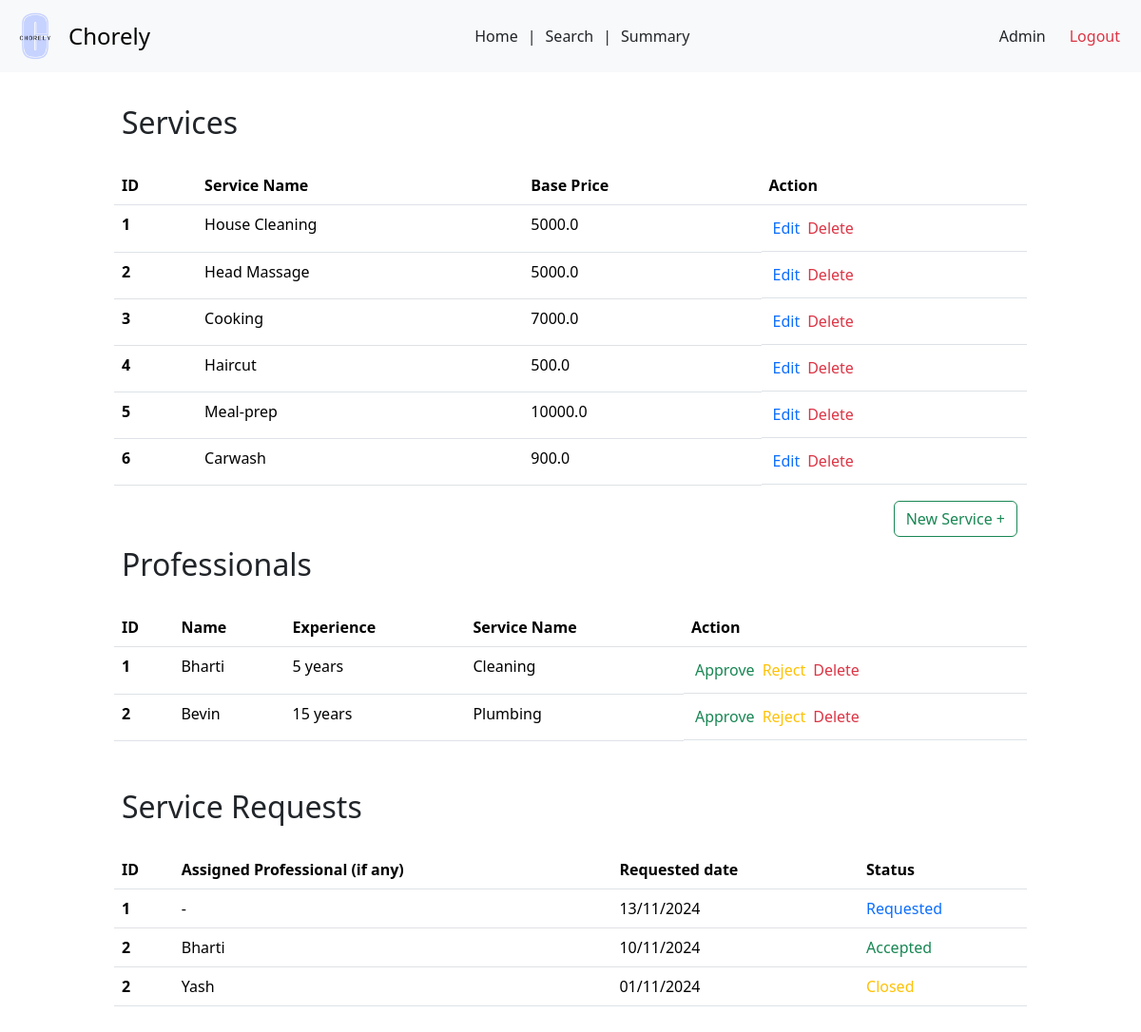
/admin, run on an earlier commit of the app's database.
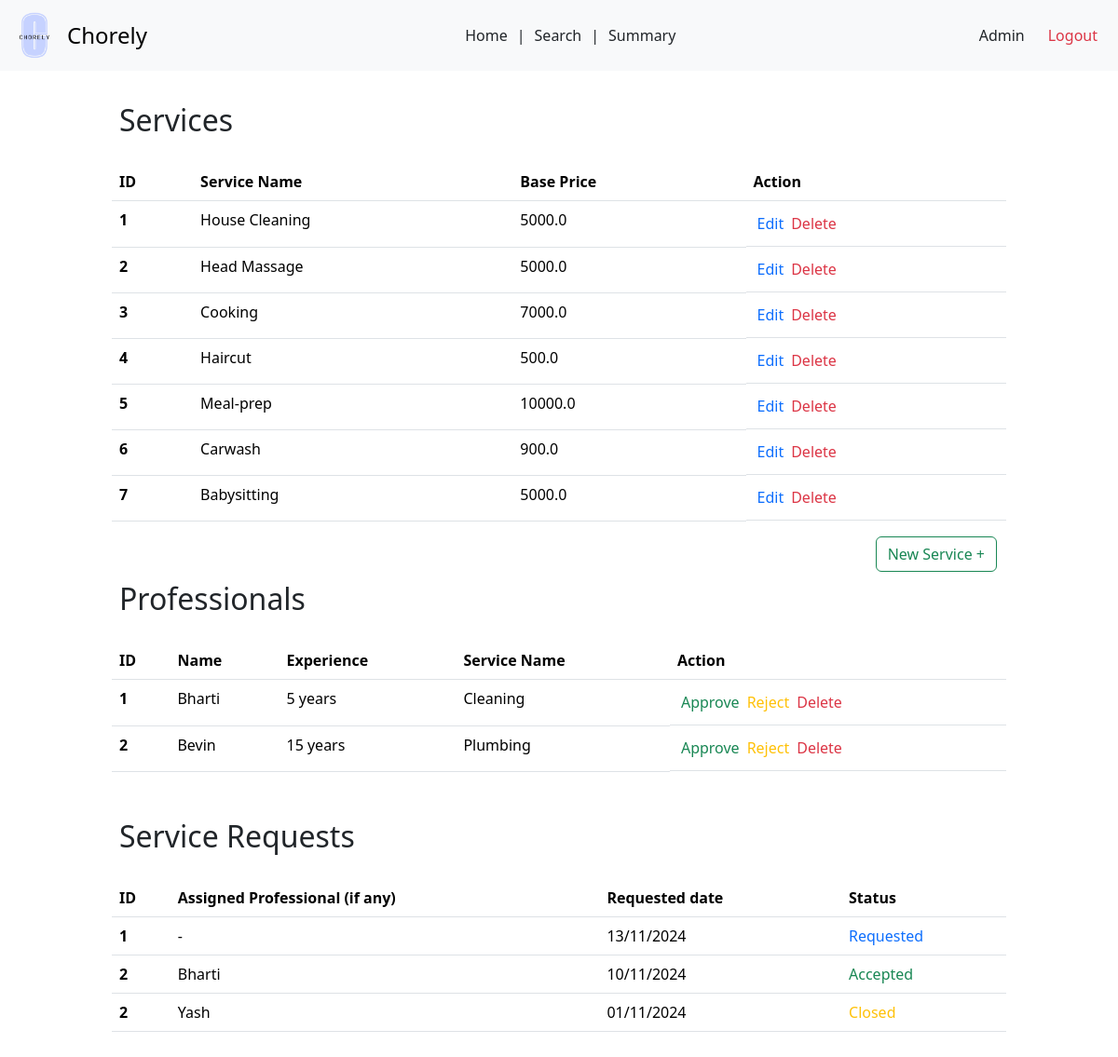
And on a later commit of the database.
### backend/models.py (models this page shows)
class Services(db.Model):
    __tablename__ = 'Services'
    service_id = db.Column(db.Integer, primary_key=True, autoincrement=True)
    name = db.Column(db.String, nullable=False)
    description = db.Column(db.String)
    base_price = db.Column(db.Float, nullable=False)
    time_required = db.Column(db.Integer)
    category = db.Column(db.String)
    service_professionals = db.relationship('ServiceProfessionals', backref='service')
    service_requests = db.relationship('ServiceRequests', backref='service')

### backend/controllers.py (the view)
@app.route('/admin')
def admin_dash():
  services = Services.query.all()
  return render_template('admin-dash.html', services = services)

### templates/admin-dash.html (shortened to what this page needs)
<!DOCTYPE html>
<html lang="en">
<head>
  <link href="https://cdn.jsdelivr.net/npm/bootstrap@5.3.3/dist/css/bootstrap.min.css" rel="stylesheet">
  <link rel="stylesheet" href="{{ url_for('static', filename = 'prof-dash.css')}}">
  <link rel="stylesheet" href="{{ url_for('static', filename = 'navbar.css')}}">
</head>
<body>
  <nav class="navbar bg-body-tertiary">
    <div class="container-fluid">
      <a class="navbar-brand d-flex align-items-center" href="#" style="text-decoration: none;">
        <img src="{{ url_for('static', filename = 'logo.png')}}" alt="Chorely Logo" width="50" height="50" id="logo">
        <span style="font-size: 1.5rem;">Chorely</span>
      </a>
      <div style="display: flex;">
        <a class="nav-link active" aria-current="page" href="#">Home</a>
        |
        <a class="nav-link" href="#">Search</a>
        |
        <a class="nav-link" href="#">Summary</a>
      </div>
      <div class="d-flex text text-end">
        <a class="nav-link" href="#">Admin</a>
        <a class="nav-link text-danger" href="/userlogin">Logout</a>
      </div>
    </div>
  </nav>
  <div id="main">
    <div id="canvas">
      <br>
      <h2 class="headings">Services</h2><br>
      {% if services|length==0 %}
        <div class="text text-center">
          There are no created services
        </div>
      {% else %}
        <div>
          <table class="table">
            <thead>
              <tr>
                <th scope="col">ID</th>
                <th scope="col">Service Name</th>
                <th scope="col">Base Price</th>
                <th scope="col">Action</th>
              </tr>
            </thead>
            <tbody>
              {% for service in services %}
                <tr>
                  <th scope="row">{{ loop.index }}</th>
                  <td>{{service.name}}</td>
                  <td>{{ service.base_price }}</td>
                  <td class="d-flex"><a href="#" class="nav-link text-primary accept-btn" >Edit</a><a href="#" class="nav-link text-danger reject-btn">Delete</a> </td>
                </tr>
              {% endfor %}
            </tbody>
          </table>
        </div>
      {% endif %}
      <div class="text text-end">
        <a href="/service/create"><button class="btn btn-outline-success">New Service +</button></a>
      </div>
      <h2 class="headings">Professionals</h2><br>
      <div>
        <table class="table">
          <thead>
            <tr>
              <th scope="col">ID</th>
              <th scope="col">Name</th>
              <th scope="col">Experience</th>
              <th scope="col">Service Name</th>
              <th scope="col">Action</th>
            </tr>
          </thead>
          <tbody>
            <tr>
              <th scope="row">1</th>
              <td>Bharti</td>
              <td>5 years</td>
              <td>Cleaning</td>
              <td class="d-flex"><a href="#" class="nav-link text-success accept-btn">Approve</a> <a href="#" class="nav-link text-warning reject-btn"> Reject</a><a href="#" class="nav-link text-danger reject-btn">Delete</a></td>
            </tr>
            <tr>
              <th scope="row">2</th>
              <td>Bevin</td>
              <td>15 years</td>
              <td>Plumbing</td>
              <td class="d-flex"><a href="#" class="nav-link text-success accept-btn">Approve</a> <a href="#" class="nav-link text-warning reject-btn"> Reject</a><a href="#" class="nav-link text-danger reject-btn">Delete</a></td>
            </tr>
          </tbody>
        </table>
      </div>
      <br>
      <h2 class="headings">Service Requests</h2><br>
      <div>
        <table class="table">
          <thead>
            <tr>
              <th scope="col">ID</th>
              <th scope="col">Assigned Professional (if any)</th>
              <th scope="col">Requested date</th>
              <th scope="col">Status</th>
            </tr>
          </thead>
          <tbody>
            <tr>
              <th scope="row">1</th>
              <td>-</td>
              <td>13/11/2024</td>
              <td class="text text-primary">Requested</td>
            </tr>
            <tr>
              <th scope="row">2</th>
              <td>Bharti</td>
              <td>10/11/2024</td>
              <td class="text text-success">Accepted</td>
            </tr>
            <tr>
              <th scope="row">2</th>
              <td>Yash</td>
              <td>01/11/2024</td>
              <td class="text text-warning">Closed</td>
            </tr>
          </tbody>
        </table>
      </div>
</body>
</html>

### static/prof-dash.css (style rules this page uses)
* { margin: 0px; }
#main, #canvas { border: 2px none black; }
#canvas { width: 80%; margin: auto; height: max-content; padding-bottom: 100px; }
.headings { margin: 3px; padding-left: 5px; margin-top: 10px; }
td a { margin: 4px; }

### static/navbar.css (style rules this page uses)
#logo { object-fit: contain ; margin-right: 10px; filter: brightness(1.1) contrast(1.1) saturate(1.2); filter: contrast(100%); }
.text-end { margin-right: 10px; }

What changed in the data, as far as the page shows it:
added Services: name "Babysitting", base_price "5000.0"
